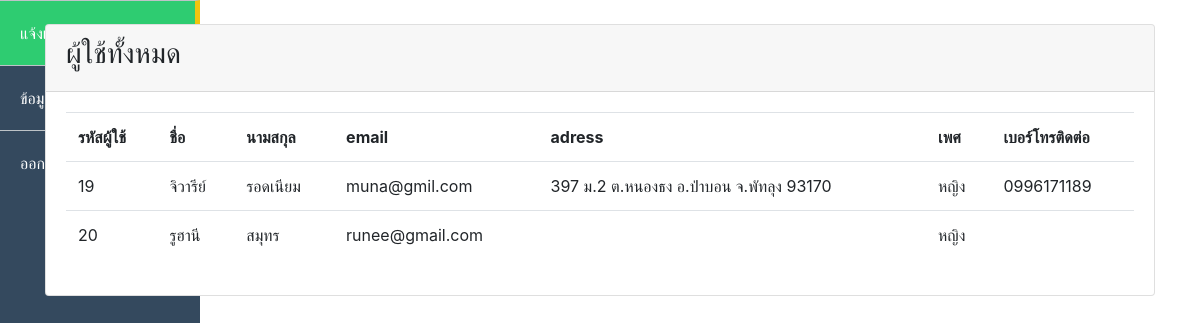
The page /admin/usercustomer.php on the database its author committed.
### tables this page shows
CREATE TABLE `customer` (
  `c_id` int(4) NOT NULL,
  `c_name` varchar(50) NOT NULL,
  `c_lastname` varchar(50) NOT NULL,
  `c_email` varchar(50) NOT NULL,
  `c_sex` varchar(5) NOT NULL,
  `uid` int(11) NOT NULL,
  `c_password` varchar(30) NOT NULL,
  `c_address` varchar(255) DEFAULT NULL,
  `phone_number` varchar(10) DEFAULT NULL
);

### admin/usercustomer.php (the view, shortened to what this page needs)
<?php require 'header2.php'; ?>
<?php
    require '../config/db.php';
    $sql = "SELECT * from customer";
    $stm = $connection->prepare($sql);
    $stm->execute();
    $customer =$stm->fetchAll(PDO::FETCH_ASSOC);
    $cout =  count($customer)-1;
?>
<div>
    <div class="container">
        <div class="card">
            <div class="card-header">
                <h3>ผู้ใช้ทั้งหมด</h3>
            </div>
            <div class="card-body">
            <table class = "table table-bordared">
                <tr>
                    <th>รหัสผู้ใช้</th>
                    <th>ชื่อ</th>
                    <th>นามสกุล</th>
                    <th>email</th>
                    <th>adress</th>
                    <th>เพศ</th>
                    <th>เบอร์โทรติดต่อ</th>
                </tr>
                <?php  for($x=0;$x<=$cout;$x++):?>
                <tr>
                    <td><?php echo $customer[$x]['c_id']; ?></td>
                    <td><?php echo $customer[$x]['c_name']; ?></td>
                    <td><?php echo $customer[$x]['c_lastname']; ?></td>
                    <td><?php echo $customer[$x]['c_email']; ?></td>
                    <td><?php echo $customer[$x]['c_address']; ?></td>
                    <td><?php echo $customer[$x]['c_sex']; ?></td>
                    <td><?php echo $customer[$x]['phone_number']; ?></td>
                </tr>
                <?php endfor; ?>
                </table>
            </div>
        </div>
    </div>
</div>

### admin/header2.php (shortened to what this page needs)
<?php
    require '../config/db.php';
    $sql = "SELECT * from loan where status='รอ'";
    $stm= $connection->prepare($sql);
    $stm->execute();
    $count = $stm->rowCount();
?>
<!DOCTYPE html>
<html lang="en">
<head>
  <link rel="stylesheet" href="../css/sidebar.css">
  <link rel="stylesheet" href="https://stackpath.bootstrapcdn.com/bootstrap/4.4.1/css/bootstrap.min.css">
  <link rel="stylesheet" href="https://use.fontawesome.com/releases/v5.7.0/css/all.css">
</head>
<body>
    <div class="menu">
      <ul>
        <li><a href="showreques.php"><span>แจ้งเตือนรายการ <?php echo $count; ?></span></a></li>
        <li><a href="usercustomer.php"><span>ข้อมูลผู้ใช้</span></a>
        </li>
        <li> <a href="../config/checklogin.php">ออกจากระบบ</a></li>
      </ul>
    </div>
</body>
</html>

### css/sidebar.css (style rules this page uses)
* { margin: 0; padding: 0; }
.menu { position: fixed; left: 0; width: 150; height: 100%; background: #34495e; }
.menu ul { list-style: none; margin: 0; padding: 0; }
.menu ul li { padding: 20px; position: relative; width: 200px; background-color: #34495e; cursor: pointer; border-top: 1px solid #bdc3c7; -webketi-transition: all 0.3s; -o-transition: all 0.3s; transition: all 0.3s; }
.menu > ul > li { border-right: 5px solid #F1C40F; }
.menu ul li a { color:#ffff; text-decoration: none; }
span { margin-right: 15px; }
.menu > ul >li:nth-of-type(2)::after { position: absolute; margin-left: 40%; color: #ffff; font-size: 20px; }

### rows shown on the page
customer: c_id "19", c_name "จิวารีย์", c_lastname "รอดเนียม", c_email "muna@gmil.com", c_address "397 ม.2 ต.หนองธง อ.ป่าบอน จ.พัทลุง 93170", c_sex "หญิง", phone_number "0996171189"
customer: c_id "20", c_name "รูฮานี", c_lastname "สมุทร", c_email "runee@gmail.com", c_sex "หญิง"
